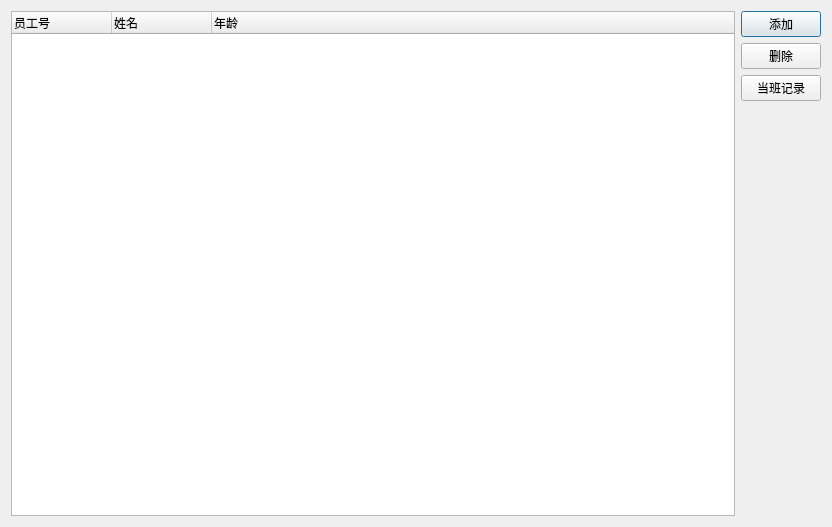
<?xml version="1.0" encoding="UTF-8"?>
<ui version="4.0">
 <class>Employee</class>
 <widget class="QDialog" name="Employee">
  <property name="geometry">
   <rect>
    <x>0</x>
    <y>0</y>
    <width>832</width>
    <height>527</height>
   </rect>
  </property>
  <property name="windowTitle">
   <string>Dialog</string>
  </property>
  <layout class="QHBoxLayout" name="horizontalLayout_2">
   <item>
    <layout class="QHBoxLayout" name="horizontalLayout">
     <item>
      <widget class="QTreeWidget" name="treeWidget">
       <column>
        <property name="text">
         <string>员工号</string>
        </property>
       </column>
       <column>
        <property name="text">
         <string>姓名</string>
        </property>
       </column>
       <column>
        <property name="text">
         <string>年龄</string>
        </property>
       </column>
      </widget>
     </item>
    </layout>
   </item>
   <item>
    <layout class="QVBoxLayout" name="verticalLayout">
     <item>
      <widget class="QPushButton" name="addStaff">
       <property name="text">
        <string>添加</string>
       </property>
      </widget>
     </item>
     <item>
      <widget class="QPushButton" name="deleteStaff">
       <property name="text">
        <string>删除</string>
       </property>
      </widget>
     </item>
     <item>
      <widget class="QPushButton" name="worklog">
       <property name="text">
        <string>当班记录</string>
       </property>
      </widget>
     </item>
     <item>
      <spacer name="verticalSpacer">
       <property name="orientation">
        <enum>Qt::Vertical</enum>
       </property>
       <property name="sizeType">
        <enum>QSizePolicy::MinimumExpanding</enum>
       </property>
       <property name="sizeHint" stdset="0">
        <size>
         <width>20</width>
         <height>40</height>
        </size>
       </property>
      </spacer>
     </item>
    </layout>
   </item>
  </layout>
 </widget>
 <resources/>
 <connections/>
</ui>
